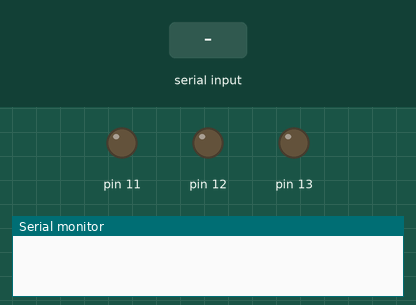
Bench run of a sketch on a simulated Arduino Uno, built with avr-gcc and run on an emulated ATmega328P. On the bench: output pins drawn as LEDs (lit = HIGH), the last lines printed to the serial monitor. The inputs (shaded band) are chosen by the test bench.

Above: at 1.2 s.
1.3 s: "A" received over Serial
At 2.6 s:
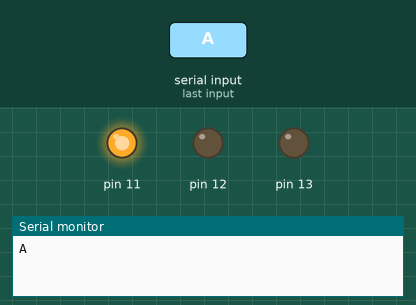
2.9 s: "C" received over Serial
At 3.9 s:
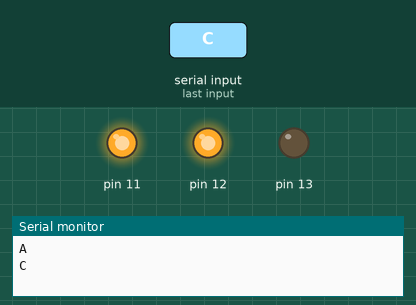
4.5 s: "B" received over Serial
At 5.1 s:
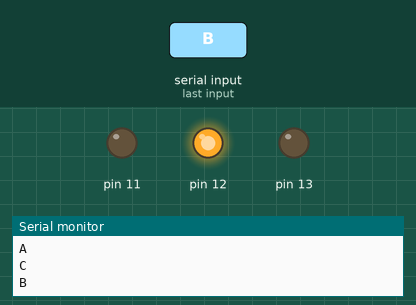
6.0 s: "E" received over Serial
At 7.2 s:
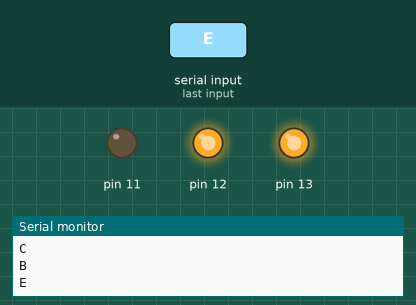
7.5 s: "D" received over Serial
At 8.6 s:
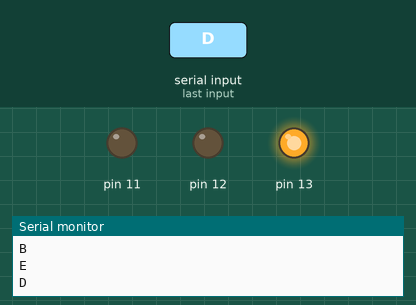
9.0 s: "A" received over Serial
At 9.7 s:
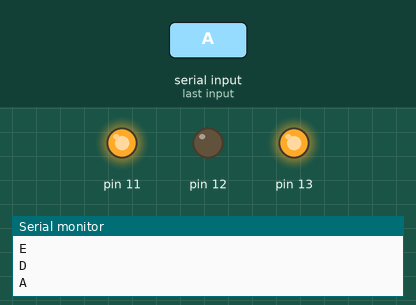
Timing chart, 0 to 11.5 s (numbered marks = the images above; inputs shaded):
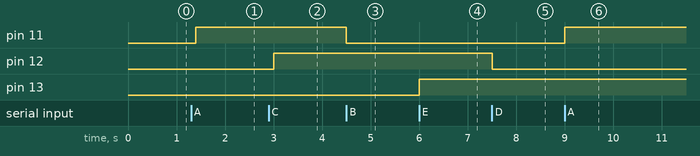

The sketch:

program.ino
```cpp
char val;
void setup() {
pinMode(11,OUTPUT);
pinMode(12,OUTPUT);
pinMode(13,OUTPUT);
Serial.begin(9600);
 digitalWrite(11,LOW);
 digitalWrite(12,LOW);
 digitalWrite(13,LOW);
}
void loop() {
  if(Serial.available()){
 val = Serial.read();
 Serial.println(val);
}
if(val=='A'){
  digitalWrite(11,HIGH);}
else if(val=='B'){
  digitalWrite(11,LOW);}
else if(val=='C'){
  digitalWrite(12,HIGH);}
else if(val=='D'){
  digitalWrite(12,LOW);}
else if(val=='E'){
  digitalWrite(13,HIGH);}
else if(val=='F'){
  digitalWrite(13,LOW);}
delay(100);
}
```

Measured:
- after the input at 1.3 s, pin 11: LOW → HIGH after 0.10 s
- after the input at 2.9 s, pin 12: LOW → HIGH after 0.10 s
- after the input at 4.5 s, pin 11: HIGH → LOW at once
- after the input at 6.0 s, pin 13: LOW → HIGH at once
- after the input at 7.5 s, pin 12: HIGH → LOW at once
- after the input at 9.0 s, pin 11: LOW → HIGH at once
